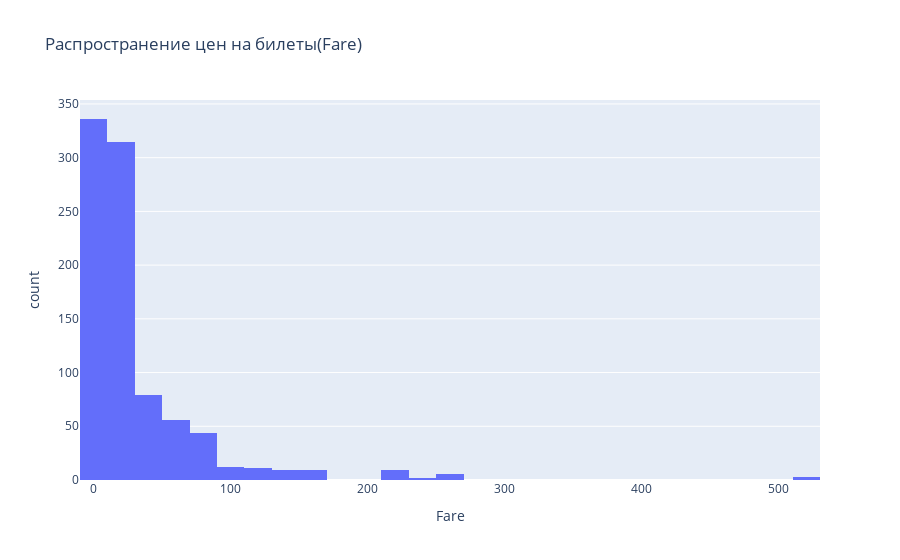
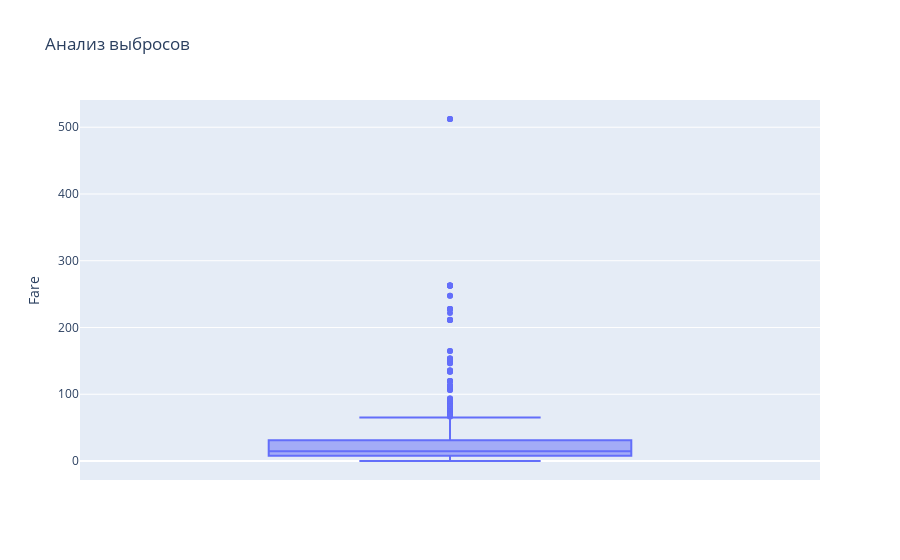

The notebook cell these images were saved under, in order:
### Code cell
#РАСПРЕДЕЛЕНИЕ ЧИСЛОВЫХ ПРИЗНАКОВ
fig = px.histogram(df, x = "Fare", nbins= 50, title  = f"Распространение цен на билеты(Fare)")
fig.show()
fig = px.box(df, y = "Fare", title = "Анализ выбросов")
fig.show()

### Figure 1 — Plotly figure (JSON) as saved in the notebook; plotly's stock layout.template omitted (floating-point values rounded to 4 significant figures; data arrays with more than 128 entries replaced by an {"elided": "..."} marker saying what was removed)
{"data": [{"bingroup": "x", "hovertemplate": "Fare=%{x}<br>count=%{y}<extra></extra>", "legendgroup": "", "marker": {"color": "#636efa", "pattern": {"shape": ""}}, "name": "", "nbinsx": 50, "orientation": "v", "showlegend": false, "type": "histogram", "x": {"elided": "891 float values"}, "xaxis": "x", "yaxis": "y"}], "layout": {"barmode": "relative", "legend": {"tracegroupgap": 0}, "title": {"text": "Распространение цен на билеты(Fare)"}, "xaxis": {"anchor": "y", "domain": [0, 1], "title": {"text": "Fare"}}, "yaxis": {"anchor": "x", "domain": [0, 1], "title": {"text": "count"}}}}

### Figure 2 — Plotly figure (JSON) as saved in the notebook; plotly's stock layout.template omitted (floating-point values rounded to 4 significant figures; data arrays with more than 128 entries replaced by an {"elided": "..."} marker saying what was removed)
{"data": [{"alignmentgroup": "True", "hovertemplate": "Fare=%{y}<extra></extra>", "legendgroup": "", "marker": {"color": "#636efa"}, "name": "", "notched": false, "offsetgroup": "", "orientation": "v", "showlegend": false, "type": "box", "x0": " ", "xaxis": "x", "y": {"elided": "891 float values"}, "y0": " ", "yaxis": "y"}], "layout": {"boxmode": "group", "legend": {"tracegroupgap": 0}, "title": {"text": "Анализ выбросов"}, "xaxis": {"anchor": "y", "domain": [0, 1]}, "yaxis": {"anchor": "x", "domain": [0, 1], "title": {"text": "Fare"}}}}
